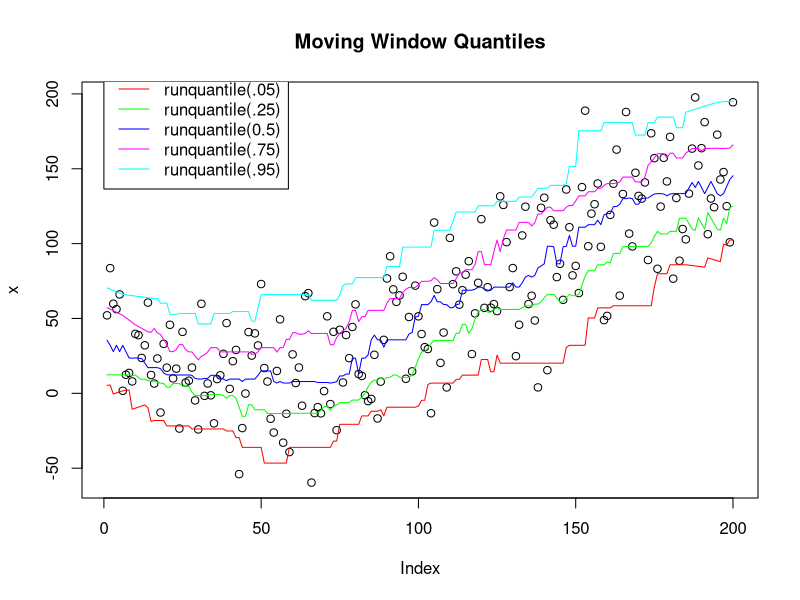
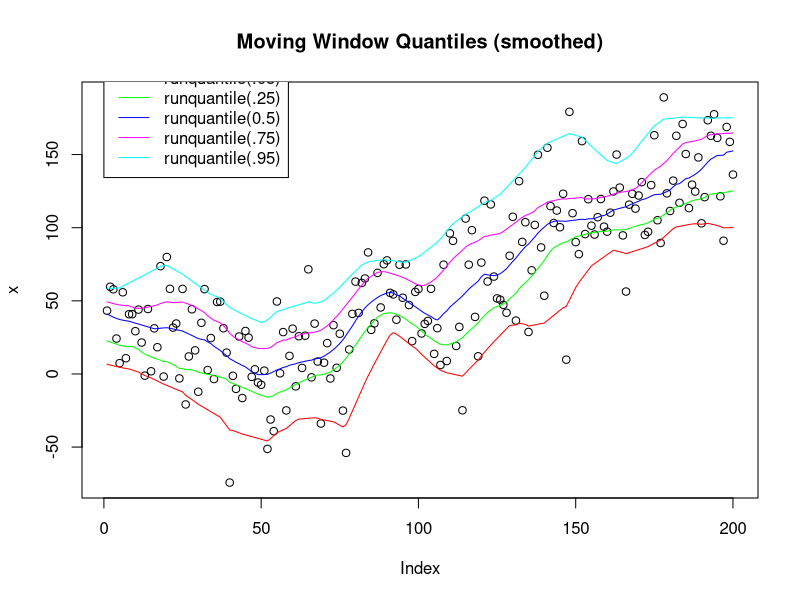

R code for these plots, in order:
library(caTools)


### Name: runquantile
### Title: Quantile of Moving Window
### Aliases: runquantile
### Keywords: ts smooth array utilities

### ** Examples

  # show plot using runquantile
  k=31; n=200;
  x = rnorm(n,sd=30) + abs(seq(n)-n/4)
  y=runquantile(x, k, probs=c(0.05, 0.25, 0.5, 0.75, 0.95))
  col = c("black", "red", "green", "blue", "magenta", "cyan")
  plot(x, col=col[1], main = "Moving Window Quantiles")
  lines(y[,1], col=col[2])
  lines(y[,2], col=col[3])
  lines(y[,3], col=col[4])
  lines(y[,4], col=col[5])
  lines(y[,5], col=col[6])
  lab = c("data", "runquantile(.05)", "runquantile(.25)", "runquantile(0.5)", 
          "runquantile(.75)", "runquantile(.95)")
  legend(0,230, lab, col=col, lty=1 )

  # show plot using runquantile
  k=15; n=200;
  x = rnorm(n,sd=30) + abs(seq(n)-n/4)
  y=runquantile(x, k, probs=c(0.05, 0.25, 0.5, 0.75, 0.95))
  col = c("black", "red", "green", "blue", "magenta", "cyan")
  plot(x, col=col[1], main = "Moving Window Quantiles (smoothed)")
  lines(runmean(y[,1],k), col=col[2])
  lines(runmean(y[,2],k), col=col[3])
  lines(runmean(y[,3],k), col=col[4])
  lines(runmean(y[,4],k), col=col[5])
  lines(runmean(y[,5],k), col=col[6])
  lab = c("data", "runquantile(.05)", "runquantile(.25)", "runquantile(0.5)", 
          "runquantile(.75)", "runquantile(.95)")
  legend(0,230, lab, col=col, lty=1 )
  
  # basic tests against runmin & runmax
  y = runquantile(x, k, probs=c(0, 1))
  a = runmin(x,k) # test only the inner part 
  stopifnot(all(a==y[,1], na.rm=TRUE));
  a = runmax(x,k) # test only the inner part
  stopifnot(all(a==y[,2], na.rm=TRUE));
  
  # basic tests against runmed, including testing endrules
  a = runquantile(x, k, probs=0.5, endrule="keep")
  b = runmed(x, k, endrule="keep")
  stopifnot(all(a==b, na.rm=TRUE));
  a = runquantile(x, k, probs=0.5, endrule="constant")
  b = runmed(x, k, endrule="constant")
  stopifnot(all(a==b, na.rm=TRUE));

  # basic tests against apply/embed
  a = runquantile(x,k, c(0.3, 0.7), endrule="trim")
  b = t(apply(embed(x,k), 1, quantile, probs = c(0.3, 0.7)))
  eps = .Machine$double.eps ^ 0.5
  stopifnot(all(abs(a-b)<eps));
  
  # test against loop approach
  # this test works fine at the R prompt but fails during package check - need to investigate
  k=25; n=200;
  x = rnorm(n,sd=30) + abs(seq(n)-n/4) # create random data
  x[seq(1,n,11)] = NaN;                # add NANs
  k2 = k
  k1 = k-k2-1
  a = runquantile(x, k, probs=c(0.3, 0.8) )
  b = matrix(0,n,2);
  for(j in 1:n) {
    lo = max(1, j-k1)
    hi = min(n, j+k2)
    b[j,] = quantile(x[lo:hi], probs=c(0.3, 0.8), na.rm = TRUE)
  }
  #stopifnot(all(abs(a-b)<eps));
  
  # compare calculation of array ends
  a = runquantile(x, k, probs=0.4, endrule="quantile") # fast C code
  b = runquantile(x, k, probs=0.4, endrule="func")     # slow R code
  stopifnot(all(abs(a-b)<eps));
  
  # test if moving windows forward and backward gives the same results
  k=51;
  a = runquantile(x     , k, probs=0.4)
  b = runquantile(x[n:1], k, probs=0.4)
  stopifnot(all(a[n:1]==b, na.rm=TRUE));

  # test vector vs. matrix inputs, especially for the edge handling
  nRow=200; k=25; nCol=10
  x = rnorm(nRow,sd=30) + abs(seq(nRow)-n/4)
  x[seq(1,nRow,10)] = NaN;              # add NANs
  X = matrix(rep(x, nCol ), nRow, nCol) # replicate x in columns of X
  a = runquantile(x, k, probs=0.6)
  b = runquantile(X, k, probs=0.6)
  stopifnot(all(abs(a-b[,1])<eps));        # vector vs. 2D array
  stopifnot(all(abs(b[,1]-b[,nCol])<eps)); # compare rows within 2D array

  # Exhaustive testing of runquantile to standard R approach
  numeric.test = function (x, k) {
    probs=c(1, 25, 50, 75, 99)/100
    a = runquantile(x,k, c(0.3, 0.7), endrule="trim")
    b = t(apply(embed(x,k), 1, quantile, probs = c(0.3, 0.7), na.rm=TRUE))
    eps = .Machine$double.eps ^ 0.5
    stopifnot(all(abs(a-b)<eps));
  }
  n=50;
  x = rnorm(n,sd=30) + abs(seq(n)-n/4) # nice behaving data
  for(i in 2:5) numeric.test(x, i)     # test small window sizes
  for(i in 1:5) numeric.test(x, n-i+1) # test large window size
  x[seq(1,50,10)] = NaN;               # add NANs and repet the test
  for(i in 2:5) numeric.test(x, i)     # test small window sizes
  for(i in 1:5) numeric.test(x, n-i+1) # test large window size
  
  # Speed comparison
  ## Not run: 
##D   x=runif(1e6); k=1e3+1;
##D   system.time(runquantile(x,k,0.5))    # Speed O(n*k)
##D   system.time(runmed(x,k))             # Speed O(n * log(k)) 
##D   
## End(Not run)
